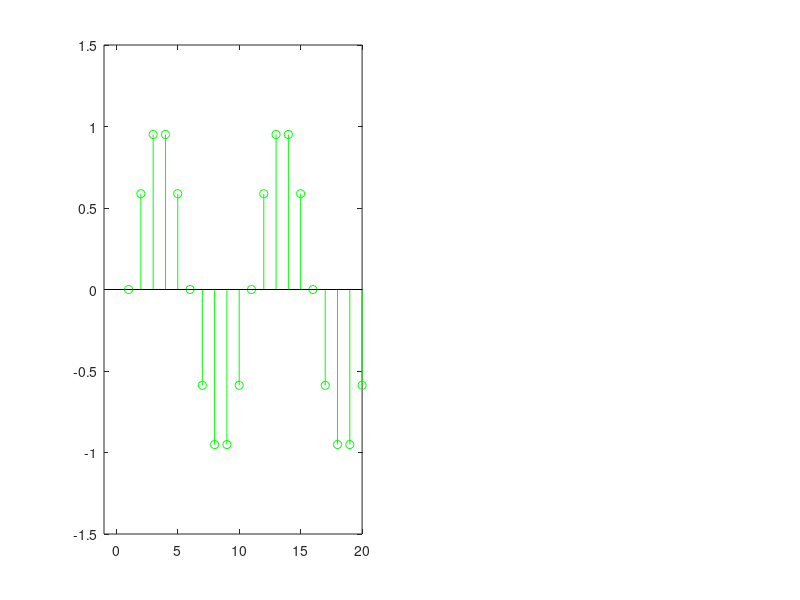

Write MATLAB code to recreate this figure. (Note: this script raises an error after producing the figure.)
% Task 6 - MA filtering
N = 20; % Signal length
n = 0:N-1; % Time variable
v01 = 0.1; % Normalized frequency
v02 = 0.4; 
x1 = sin(2*pi*v01*n);
x2 = sin(2*pi*v02*n);

b0 = 0.5;
b1 = 0.5;

N = length(x1); % Length of input signal
y1 = zeros(size(x1)); % Allocate space for outut

y1(1) = b0*x1(1); % First sample, assuming x(0) = 0
for n=2:N % Remaining samples
    y1(n) = b0*x1(n) + b1*x1(n-1);
end;

N = length(x2);
y2 = zeros(size(x2)); % Allocate space for outut

y2(1) = b0*x2(1); % First sample, assuming x(0) = 0
for n=2:N % Remaining samples
    y2(n) = b0*x2(n) + b1*x2(n-1);
end;

subplot(1,2,1)
stem(x1, 'g');
axis([-1 20 -1.5 1.5]);
hold on

stem(x2, 'k', '.');
axis([-1 20 -1.5 1.5]);
xlabel('n'); ylabel('x1[n] and x2[n]');
legend('= insingal x1[n]','= insignal x2[n]')

subplot(1,2,2)
stem(y1, 'g');
axis([-1 20 -1.5 1.5]);
hold on

stem(y2, 'k', '.');
axis([-1 20 -1.5 1.5]);
xlabel('n'); ylabel('y1[n] and y2[n]');
legend('= utgsingal y1[n]','= utsignal y2[n]')


